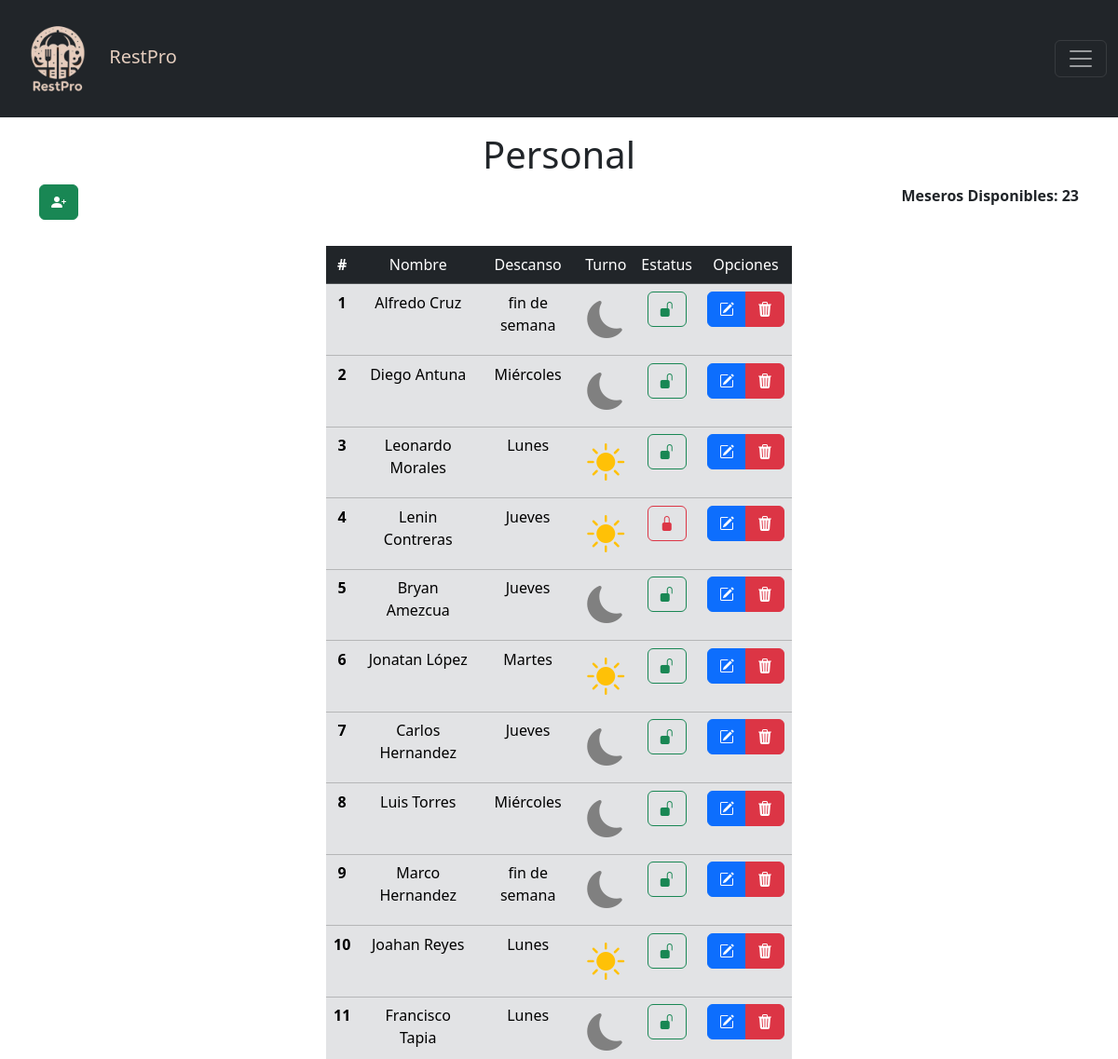
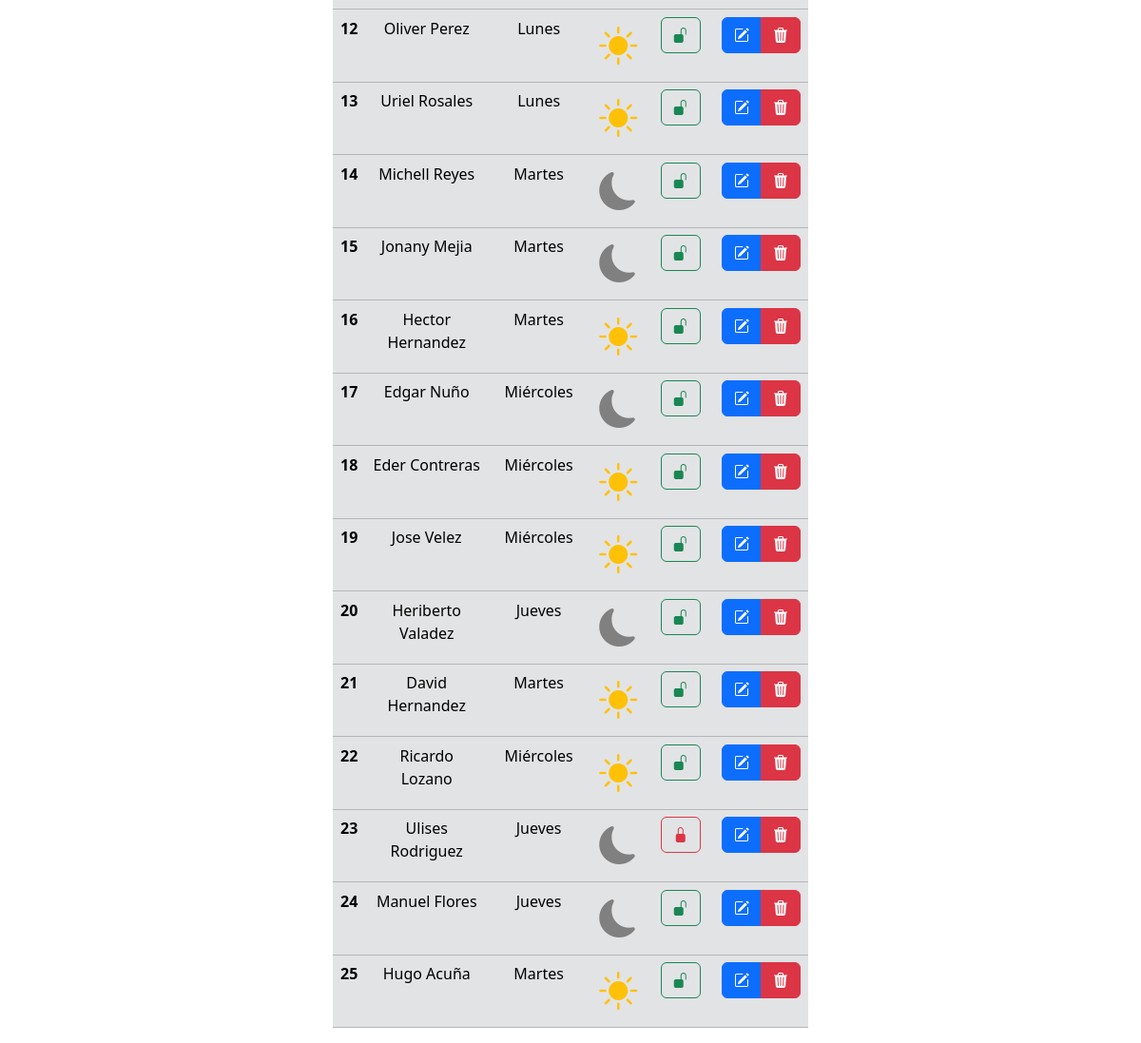
/vistas/personal/personal.php (signed in), run on an earlier commit of the app's database (2 pictures, top to bottom).
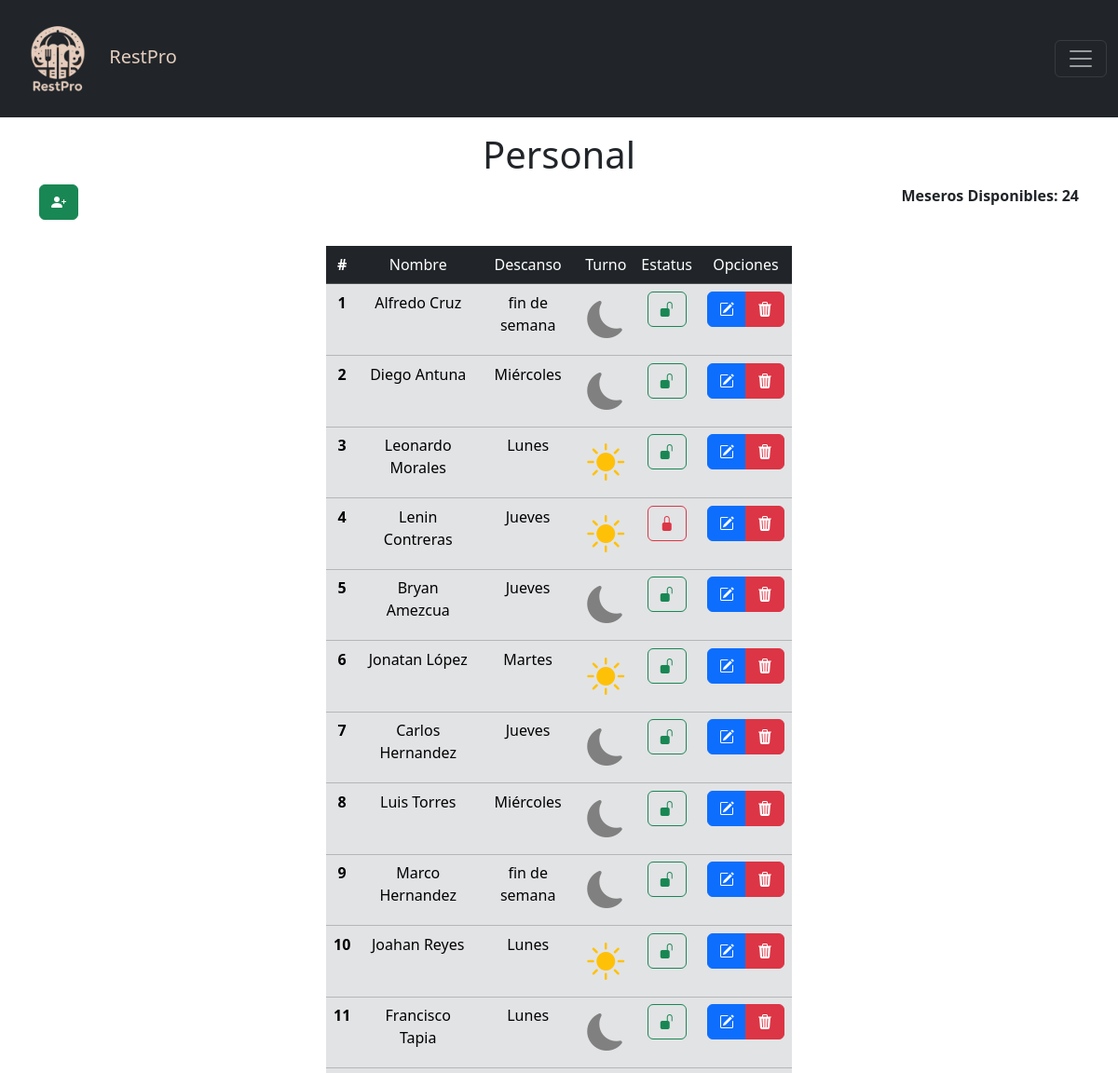
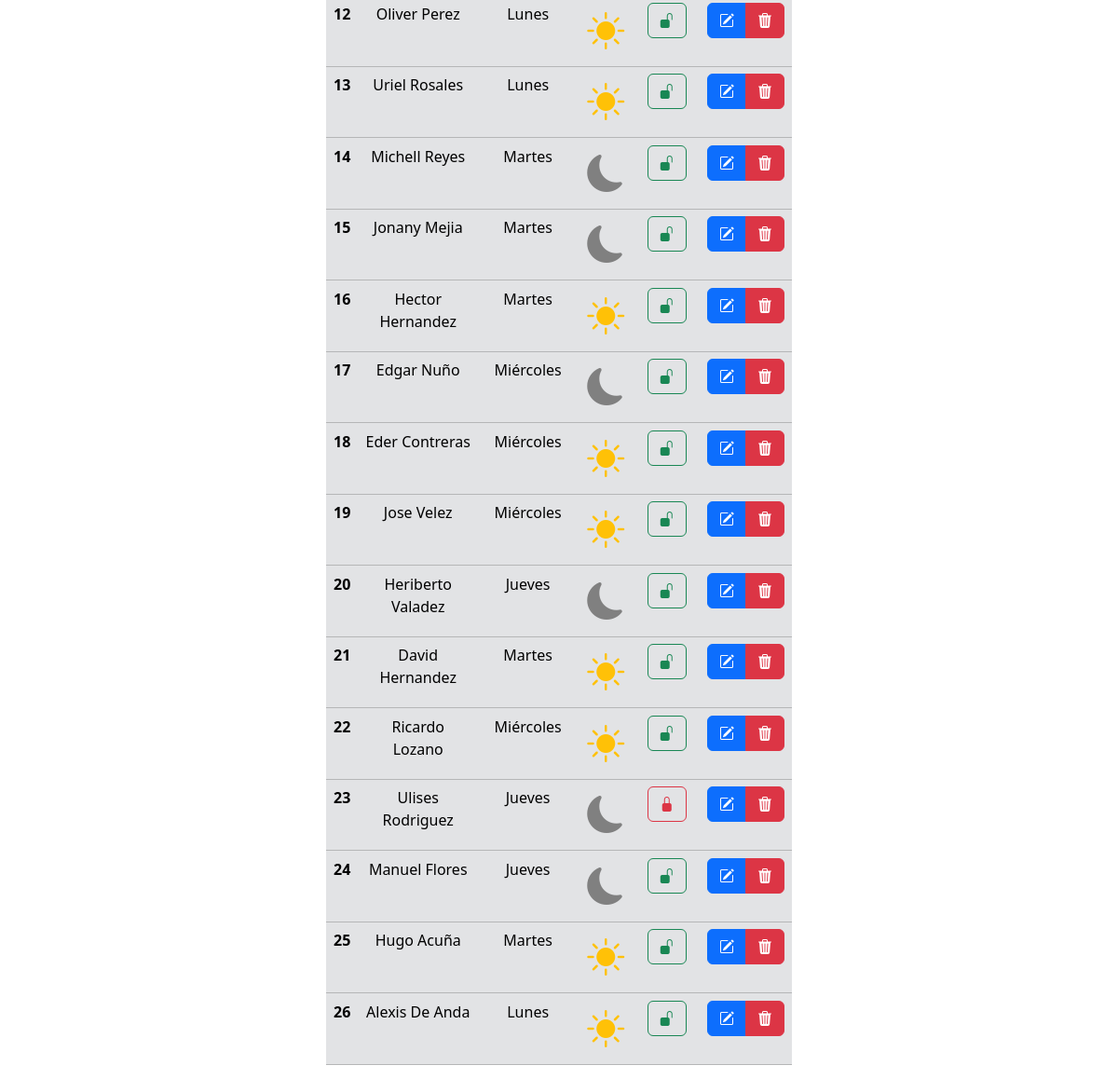
And on a later commit of the database (2 pictures, top to bottom).
### tables this page shows
CREATE TABLE `personal` (
  `id` int NOT NULL,
  `nombre` varchar(50) NOT NULL,
  `apellido` varchar(50) NOT NULL,
  `descanso` varchar(15) DEFAULT NULL,
  `turno` varchar(10) DEFAULT NULL,
  `estado` int NOT NULL DEFAULT '1' COMMENT '0: inactivo, 1: activo'
);

### www/vistas/personal/personal.php (the view, shortened to what this page needs)
<?php
$ubicacion = "../../";
$titulo = "Personal";
include($ubicacion . "includes/header.php");
include($ubicacion . "config/config.php");
$result = $pdo->query("SELECT * FROM personal");
if ($result->rowCount() > 0) {
    $resultMeseros = $result->fetchAll(PDO::FETCH_OBJ);
    $ctn_meseros = 1;
}
$hoy = date("w");
if($hoy >= 1 && $hoy <= 4){
    $result = $pdo->query('SELECT COUNT(*) FROM personal WHERE estado = 1 AND descanso != '. $hoy .' AND descanso != "fines" ');
}else{
    $result = $pdo->query('SELECT COUNT(*) FROM personal WHERE estado = 1 AND descanso != '. $hoy);
}
$n_meseros = $result->fetchColumn();
?>
<link rel="stylesheet" href="<?php echo $ubicacion; ?>/assets/tools/styles/estilos_vistas.css">
<div class="container mt-3">
    <h1 class="text-center"><?php echo $titulo; ?></h1>
    <div class="row">
        <div class="col">
            <button title="Agregar mesero" data-bs-toggle="modal" data-bs-target="#modalAgregar"
                class="btn btn-success mb-1"><i class="bi bi-person-plus-fill"></i>
            </button>
        </div>
        <div class="col" style="text-align: right;">
                <strong>Meseros Disponibles: <?php echo $n_meseros; ?></strong>
        </div>
    </div>
    <br>
    <div class="d-flex centrar">
        <?php if (isset($resultMeseros)): ?>
            <table class="table table-border table-dark" style="width: 500px;">
                <thead>
                    <tr>
                        <th>#</th>
                        <td>Nombre</td>
                        <td>Descanso</td>
                        <td>Turno</td>
                        <td>Estatus</td>
                        <td>Opciones</td>
                    </tr>
                </thead>
                <tbody class="table-secondary">
                    <?php foreach ($resultMeseros as $mesero): ?>
                        <tr>
                            <th><?php echo $ctn_meseros; ?></th>
                            <td><?php echo $mesero->nombre . " " . $mesero->apellido; ?></td>
                            <td>
                                <?php
                                if($mesero->descanso == null) echo obtenerDiaSemana(1);
                                elseif($mesero->descanso != 'fines') echo obtenerDiaSemana($mesero->descanso);
                                else echo 'fin de semana';
                                ?>
                            </td>
                            <td>
                                <?php
                                if($mesero->turno == 1)echo "<i class='fs-1 bi-moon-fill' style='color: grey;'></i>";
                                else echo "<i class='fs-1 bi-brightness-high-fill' style='color: #ffc107;'></i>";
                                ?>
                            </td>
                            <td>
                                <?php
                                if ($mesero->estado == 1) {
                                    $estiloButton = ' title="Presione para bloquear" class="btn btn-outline-success "';
                                    $icon = '<i class="bi bi-unlock-fill"></i>';
                                    $modal = 'data-bs-target="#modalBloquear"';
                                } else {
                                    $estiloButton = 'title="Presione para desbloquear" class="btn btn-outline-danger"';
                                    $icon = '<i class="bi bi-lock-fill"></i>';
                                    $modal = ' onclick="confirmarDesbloqueo(' . $mesero->id . ')" ';
                                }
                                ?>
                                <button <?php echo $estiloButton; ?> data-bs-toggle="modal" <?php echo $modal; ?> href=""
                                    data-id="<?php echo $mesero->id; ?>" data-name="<?php echo $mesero->nombre; ?>"
                                    data-estado="<?php echo $mesero->estado; ?>"><?php echo $icon; ?></button>
                            </td>
                            <td>
                                <div class="btn-group" role="group" aria-label="Basic mixed styles example">
                                    <button title="Editar" class="btn btn-primary" data-bs-toggle="modal"
                                        data-bs-target="#modalEditar" type="button" data-id="<?php echo $mesero->id; ?>"
                                        data-name="<?php echo $mesero->nombre; ?>"
                                        data-apellido="<?php echo $mesero->apellido; ?>"><i class="bi bi-pencil-square"></i>
                                    </button>
                                    <button title="Eliminar" type="button" class="btn btn-danger"
                                        onclick="confirmarEliminacion(<?php echo $mesero->id; ?>)">
                                        <i class="bi bi-trash3-fill"></i>
                                    </button>
                                </div>
                            </td>
                        <tr>
                            <?php $ctn_meseros += 1; endforeach ?>
                </tbody>
            </table>
        <?php endif ?>
    </div>
</div>
<?php
function obtenerDiaSemana($dia){
    $diasSemana = array("Domingo", "Lunes", "Martes", "Miércoles", "Jueves", "Viernes", "Sábado");
    return $diasSemana[$dia];
}
?>

### www/includes/header.php (shortened to what this page needs)
<!doctype html>
<html lang="es">
<head>
    <link href="https://cdn.jsdelivr.net/npm/bootstrap@5.3.3/dist/css/bootstrap.min.css" rel="stylesheet">
    <link href="https://getbootstrap.com/docs/5.3/assets/css/docs.css" rel="stylesheet">
    <link href="<?php echo $ubicacion; ?>assets/tools/styles.css" rel="stylesheet">
    <link rel="stylesheet" href="https://cdn.jsdelivr.net/npm/bootstrap-icons@1.11.3/font/bootstrap-icons.min.css">
</head>
<body>
    <?php
    include_once $ubicacion . "includes/navbar.php";
    ?>

### www/includes/navbar.php (shortened to what this page needs)
<nav class="navbar navbar-dark bg-dark">
    <div class="container-fluid">
        <a class="navbar-brand color-text-navbar" href="<?php echo $ubicacion; ?>index.php">
            <img src="<?php echo $ubicacion; ?>assets/imagenes/logo-white.png" width="100" height="100" alt="...">
            RestPro
        </a>
        <button class="navbar-toggler" type="button" data-bs-toggle="offcanvas" data-bs-target="#offcanvasNavbar"
            aria-controls="offcanvasNavbar" aria-label="Toggle navigation">
            <span class="navbar-toggler-icon"></span>
        </button>
    </div>
</nav>

### www/assets/tools/styles.css (style rules this page uses)
.row { display: flex; row-gap: 48px; }
.color-text-navbar { color: #e4cdbe; }
.centrar { text-align: center; justify-content: center; align-items: center; }
.container { margin-top: 50px; }
.btn { cursor: pointer; }

### www/assets/tools/styles/estilos_vistas.css (style rules this page uses)
.table { table-layout: auto; width: auto; }

What changed in the data, as far as the page shows it:
added personal: nombre "Alexis", apellido "De Anda", descanso "Lunes", turno "2" (drawn), estado 1 (drawn)
Also different on the page:
$n_meseros: "23" → "24"
